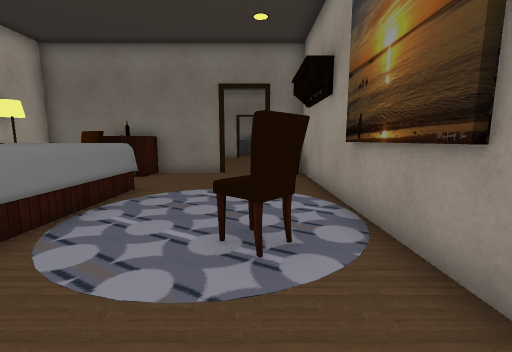
view 1 (above)

17 first-person views from a walk through a Unity game level. The camera is 1.4 m above the floor, tilts 8° down and sees 90° across. The floor is counted in squares, 1 m on a side. Each view is taken from the middle of a square. On the plan, view 1 faces up. The plan holds only what a view shows up to about 13 squares ahead; the rest is blank. The place goes on beyond the plan. Some surface patterns are stand-ins.

view 2
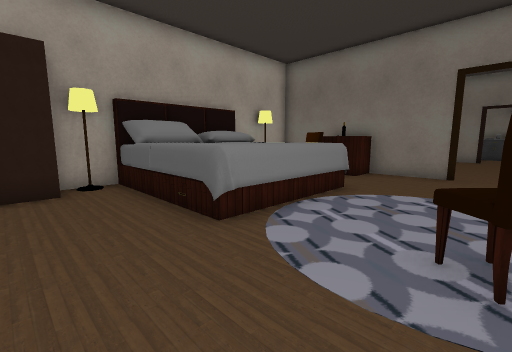

view 3
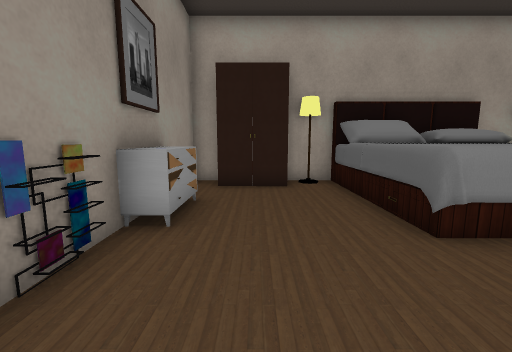

view 4
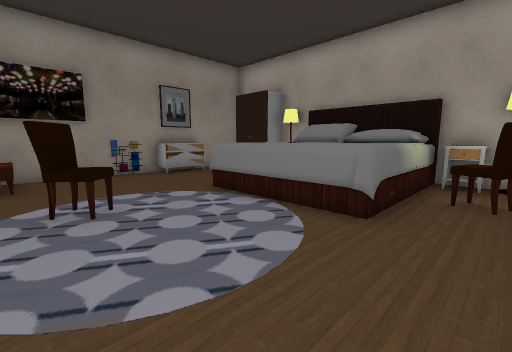

view 5
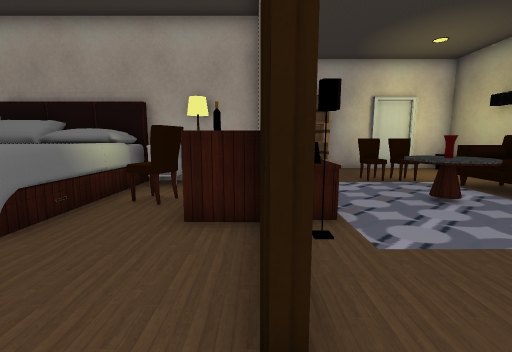

view 6
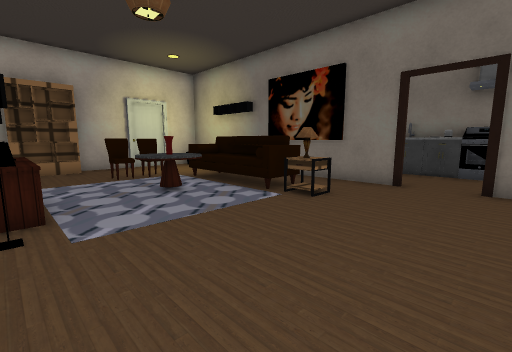

view 7
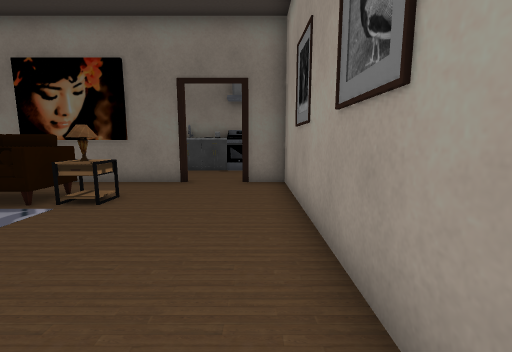

view 8
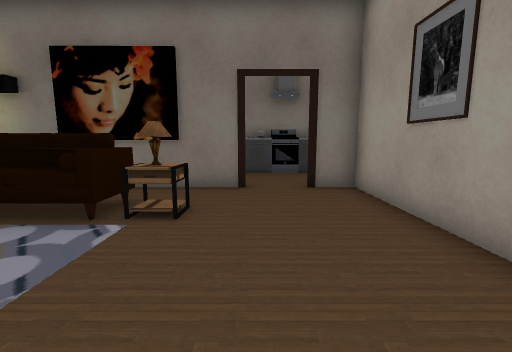

view 9
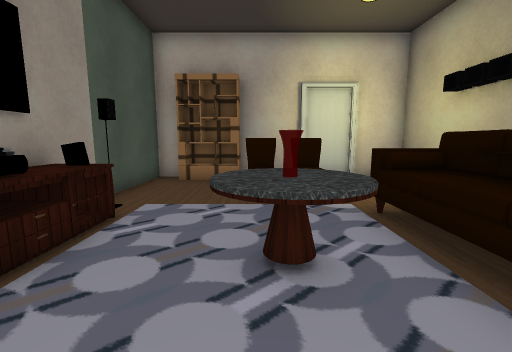

view 10
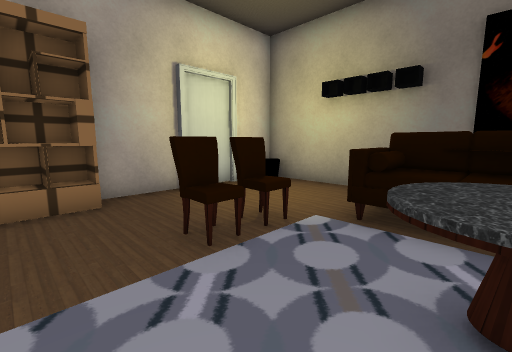

view 11
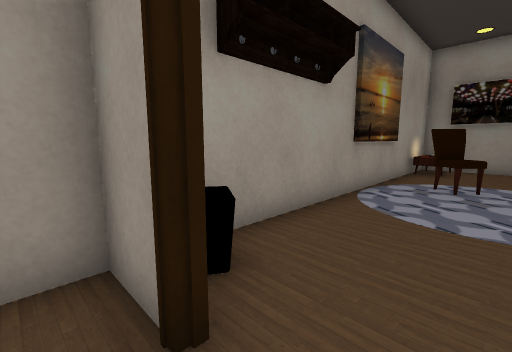

view 12
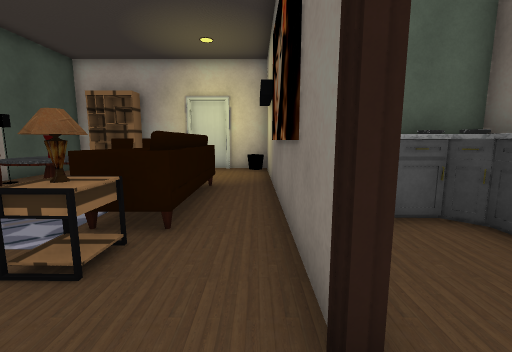

view 13
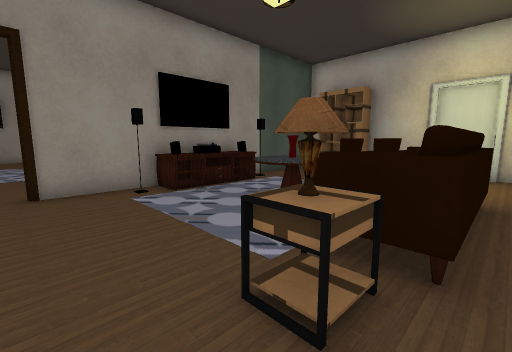

view 14
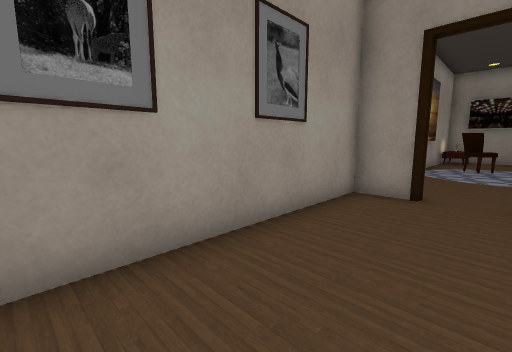

view 15
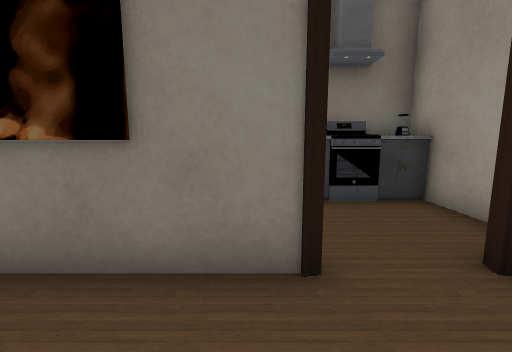

view 16
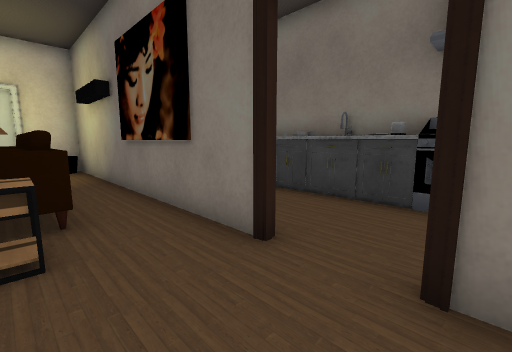

view 17
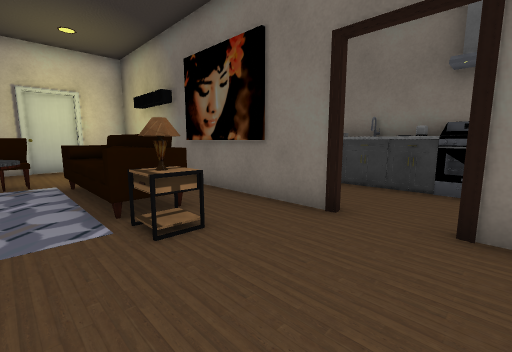

### Floor plan
Points are (right, up) in squares from view 1. A wall is a line through its corners. A room is listed if a view was taken in it or the views show most of it. See-through windows are left out.
Room 1 (views 1, 2, 3, 4, 5)
walls: (-8.9, 2.8) (-8.9, 1); (-1.3, 11.1) (-8.9, 11.1) (-8.9, 7.2); (-8.7, 8.5) (-8, 8.5) (-8, 7.6); (-8.7, 8.5) (-8.7, 7.6); (-3.2, -2) (-2.1, -2); (-4.4, -2.2) (2, -2.2) (2, 11.1); (-8.9, -1.2) (-8.9, -2.2) (-5.4, -2.2)
ways out: opening at (-0.5, 11) to room 2
objects: closet (-8, 0); other object (-8, 2); bed (-8, 3) to (-3, 7); other object (-8, 9); dresser (-6, -2) to (-5, -1); chair (-6, 8) to (-5, 9); table (-6, 10) to (-4, 11); other object (-5, 10); rug (-3, 3); chair (0, 3) to (1, 4); table (1, 0)
Room 2 (views 6, 7, 8, 9, 10, 11, 12, 13, 14, 15, 16, 17)
walls: (-1.3, 20.9) (-1.3, 20.5) (-12.8, 20.5) (-12.8, 14.4); (0.4, 11.3) (2, 11.3) (2, 20.5) (0.5, 20.5); (-12.8, 12.4) (-12.8, 11.3) (-1.3, 11.3)
ways out: opening at (-0.5, 11) to room 1; opening at (-0.5, 21) to room 3
objects: shelf (-12, 12); shelf (-12, 14); chair (-9, 15); chair (-9, 16); sofa (-8, 17) to (-4, 19); table (-7, 12) to (-4, 12); table (-6, 15) to (-5, 16); table (-3, 18)
Room 3 (no view inside)
walls: (-1.4, 23.8) (-2.5, 23.8); (-3.4, 23.8) (-4, 23.7) (-4.8, 23); (1.6, 24.7) (-5.4, 24.7) (-5.4, 23); (2, 22.1) (2, 24.8); (2, 23.9) (0.7, 23.8); (-4.4, 23.5) (-4.4, 22.3)
ways out: opening at (-0.5, 21) to room 2
objects: other object (-3, 24); other object (-1, 24); stove (0, 24)

Where each view was taken, in squares from view 1:
view 1: 0 up, 0 right, facing up
view 2: 0 up, 0 right, facing up-left
view 3: 0 up, 0 right, facing left
view 4: 9 up, 1 right, facing down-left
view 5: 11 up, 0 right, facing left
view 6: 12 up, 1 right, facing up-left
view 7: 12 up, 1 right, facing up
view 8: 13 up, 1 left, facing up
view 9: 15 up, 3 left, facing left
view 10: 13 up, 6 left, facing up-left
view 11: 12 up, 1 left, facing down-right
view 12: 20 up, 0 right, facing left
view 13: 19 up, 1 left, facing down-left
view 14: 18 up, 1 left, facing down-right
view 15: 18 up, 2 left, facing up
view 16: 18 up, 1 right, facing up-left
view 17: 16 up, 1 right, facing up-left
